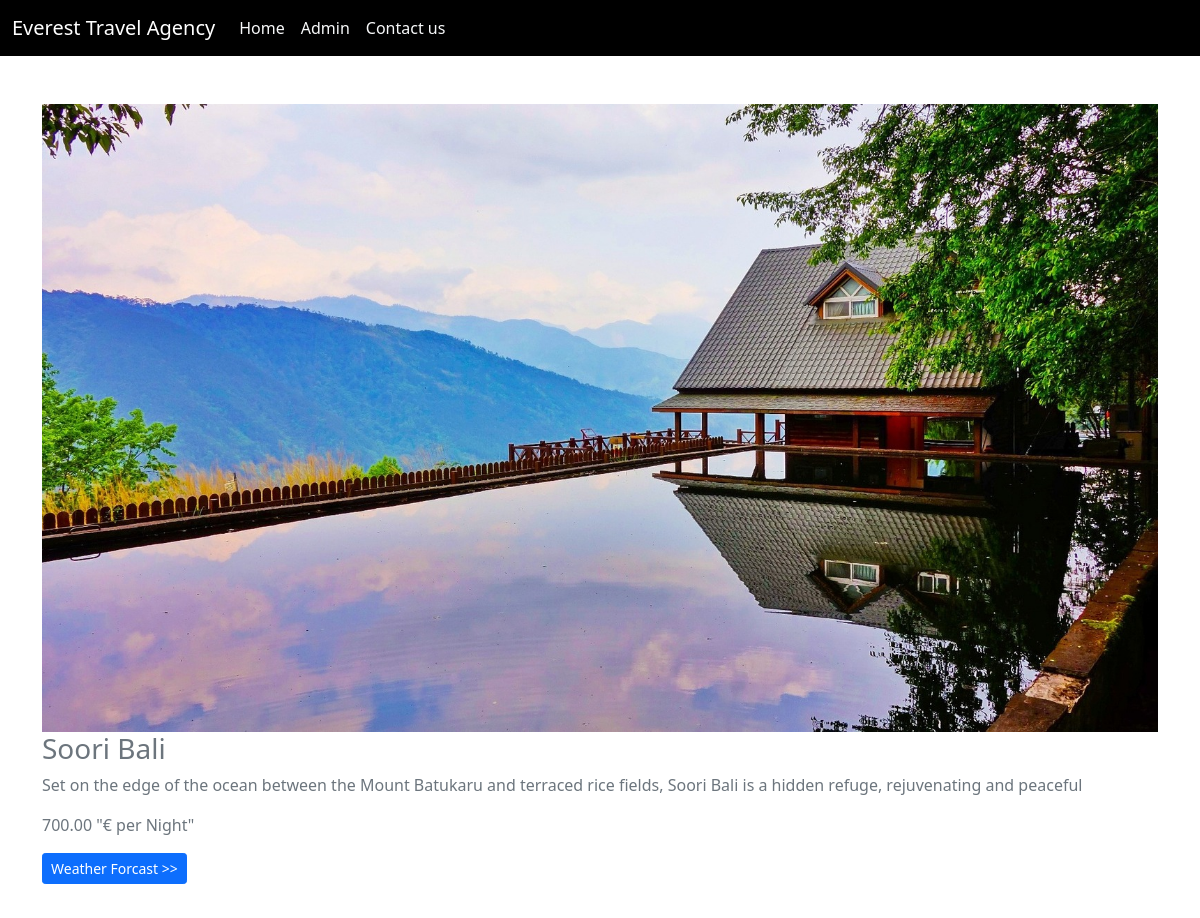
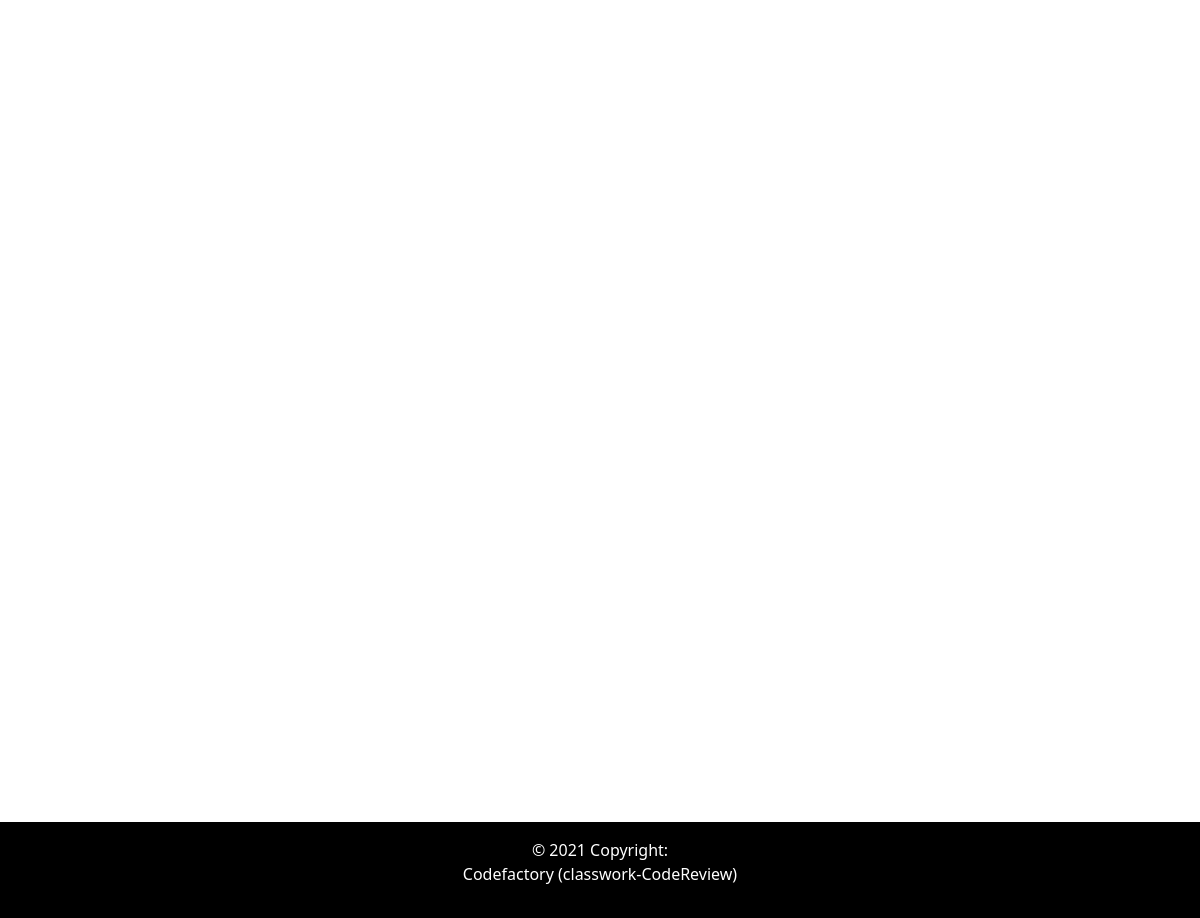
Page /info.php?id=11 on the committed database (2 pictures, top to bottom).
### tables this page shows
CREATE TABLE `offers` (
  `id` int(11) NOT NULL,
  `location` varchar(255) NOT NULL,
  `description` text NOT NULL,
  `lat` decimal(20,12) NOT NULL,
  `lng` decimal(20,12) NOT NULL,
  `price` decimal(20,2) NOT NULL,
  `pic` varchar(255) DEFAULT NULL
);

### info.php (the view, shortened to what this page needs)
<?php
require_once 'components/db_connect.php';
if (isset($_GET['id'])) {
    $id = $_GET['id'];
    $sql = "SELECT * FROM offers WHERE id = {$id}";
    $result = mysqli_query($connect, $sql);
    if (mysqli_num_rows($result) == 1) {
        $row = mysqli_fetch_assoc($result);
    }
}
?>
<!DOCTYPE html>
<html>
    <head>
        <?php require_once 'components/boot.php'?>
    </head>
    <body>
    <nav class="navbar navbar-expand-lg navbar-light" style="background-color: black!important;">
  <div class="container-fluid">
    <a class="navbar-brand text-white" href="#">Everest Travel Agency</a>
    <div class="collapse navbar-collapse" id="navbarText">
      <ul class="navbar-nav me-auto mb-2 mb-lg-0">
        <li class="nav-item">
          <a class="nav-link active text-light" aria-current="page" href="index.php">Home</a>
        </li>
        <li class="nav-item">
          <a class="nav-link active text-light" aria-current="page" href="offers/admin.php">Admin</a>
        </li>
        <li class="nav-item">
          <a class="nav-link active text-light" aria-current="page" href="#">Contact us</a>
        </li>
     </ul>
    </div>
  </div>
</nav>
    <?php
            echo
            '<div class="container">
            <div class="card-box mt-5">
                <div class="card-thumbnail">
                    <img src="offers/pictures/'.$row['pic'].'" class="img-fluid" alt="">
                </div>
                <h3><a href="#" class="mt-2 text-secondary text-decoration-none">'.$row['location'].'</a></h3>
                <p class="text-secondary mt-2">'.$row['description'].'</p>
                <p class="text-secondary mt-2">'.$row['price'].' "€ per Night"</p>
                <a href="weather.php?id='.$row['id'].'" class="btn btn-sm btn-primary float-right">Weather Forcast >></a>
            </div>
        </div>';
?>
      <div class="container mt-3" id="map"></div>
    <footer class="text-center text-white " style="background-color: black;width:100%;margin-top:15vh;">
       <div class="text-center p-3" style="background-color: black;">
            © 2021 Copyright:
        <p class="text-white" >Codefactory (classwork-CodeReview)</p>
        </div>
        </footer>
    </body>
</html>

### info.php (style rules this page uses)
#map { height: 90%; }
html, body { height: 100%; margin: 0; padding: 0; }

### rows in the picture
offers: pic (picture), location "Soori Bali", description "Set on the edge of the ocean between the Mount Batukaru and terraced rice fields, Soori Bali is a hidden refuge, rejuvenating and peaceful", price "700.00"
